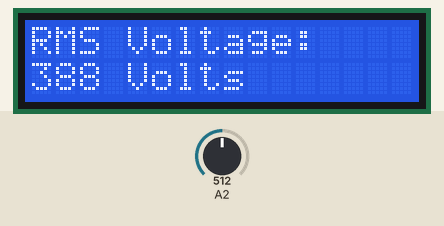
This sketch was run on a simulated Arduino Uno, built with avr-gcc and run on an emulated ATmega328P. Shown: 16×2 character LCD. The test bench sets the inputs (shaded band); at power-on: A2 = 512. What the sketch prints to the serial monitor is not drawn.

Above: at 1.2 s.
1.3 s: A2 set to 716
At 2.0 s:
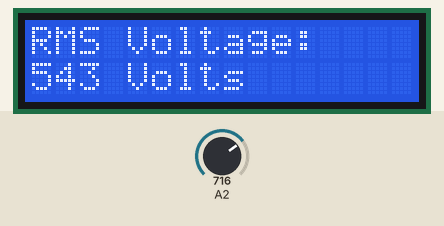
2.9 s: A2 set to 900
At 4.0 s:
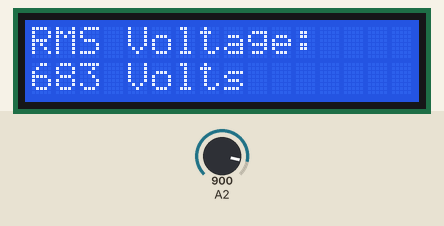
4.5 s: A2 set to 1023
At 6.0 s:
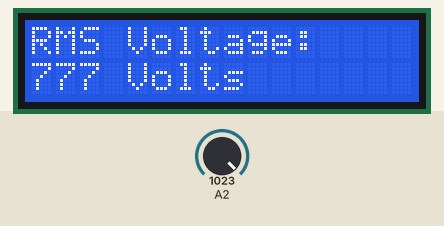
Timing chart, 0 to 7.5 s (numbered marks = the images above; inputs shaded):
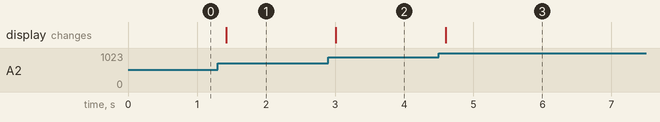

Measured:
- after the input at 1.3 s, the display: changes after 0.12 s (image 1)
- after the input at 2.9 s, the display: changes after 0.11 s (image 2)
- after the input at 4.5 s, the display: changes after 0.10 s (image 3)

The sketch:

AC_Voltmeter.ino
```cpp
#include <LiquidCrystal.h>

// LCD module connections (RS, E, D4, D5, D6, D7)
LiquidCrystal lcd(2, 3, 4, 5, 6, 7);

#define pin 4

void setup(void) {
  Serial.begin(9600);
  pinMode(pin,OUTPUT);
  lcd.begin(16, 2);          //Numbers of Columns and Rows
  lcd.setCursor(0, 0);
  lcd.print("RMS Voltage:");
  analogReference(INTERNAL);  // set ADC positive reference voltage to 1.1V (internal)
}


uint16_t get_max() {
  uint16_t max_v = 0;
  for(uint8_t i = 0; i < 100; i++) {
    uint16_t r = analogRead(A2);  // read from analog channel 2 (A2)
    if(max_v < r) max_v = r;
    delayMicroseconds(200);
  }
  return max_v;
}

void loop() {
 digitalWrite(pin,HIGH);
  char buf[10];
  // get amplitude (maximum - or peak value)
  uint32_t v = get_max();
  // get actual voltage (ADC voltage reference = 1.1V)
  v = v * 1100/1023;
  // calculate the RMS value ( = peak/√2 )
  v /= sqrt(2);

  Serial.print("RMS Voltage: ");
  Serial.println(v);

  sprintf(buf, "%03u Volts", v);
  lcd.setCursor(0, 1);
  lcd.print(buf);

  delay(100);

}
```
